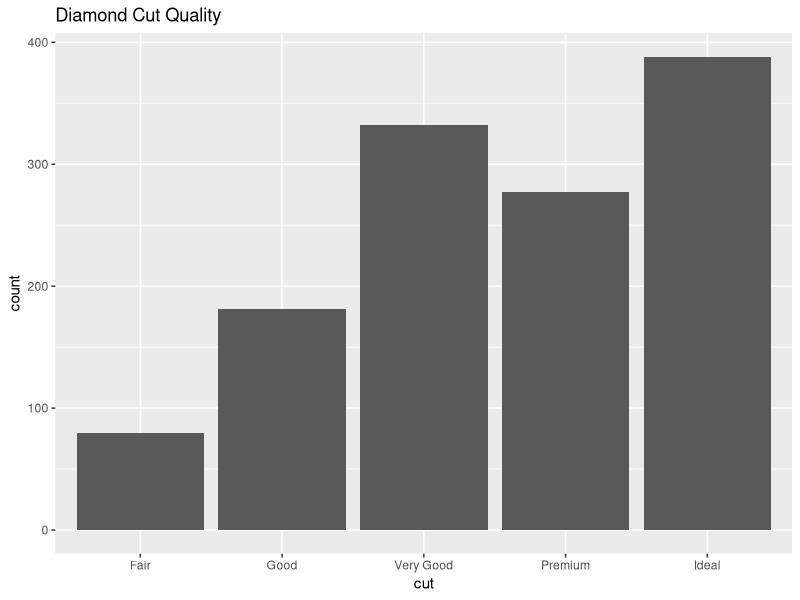
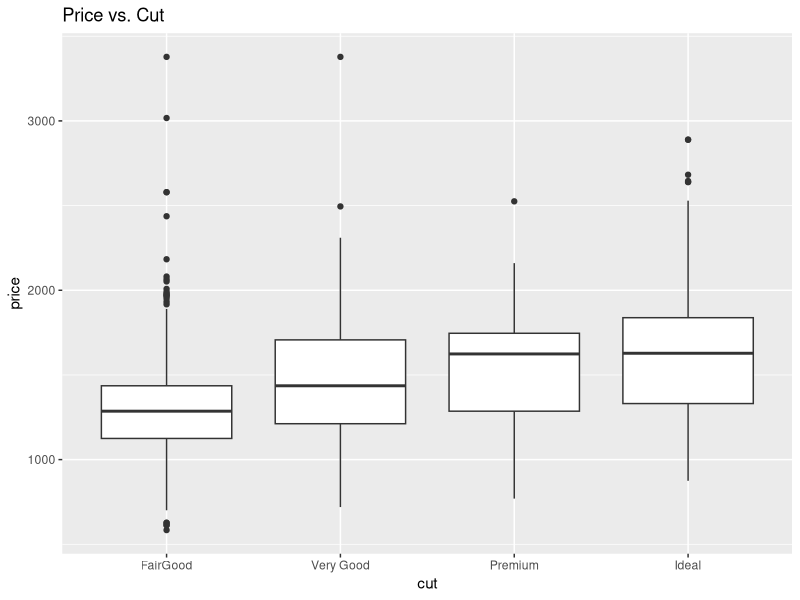

Generate these figures, in order, with R:
## ---- chunk 1
knitr::opts_chunk$set(echo = TRUE)
library(tidyverse)
library(knitr)
library(broom)
## ---- chunk 2
data(diamonds)

diamonds_5c <- subset(diamonds, carat == 0.5)

## ---- chunk 3
p1 <- ggplot(data = diamonds_5c, aes(x = cut)) +
  geom_bar() + 
  labs(title = "Diamond Cut Quality")

p1
## ---- chunk 4
diamonds_new <- mutate(diamonds_5c, cut = fct_recode(cut, "FairGood" = "Fair", "FairGood" = "Good"))

diamonds_new
## ---- chunk 5
pvc <- ggplot(data = diamonds_new, aes(x = cut, y = price)) +
  geom_boxplot() +
  labs(title = "Price vs. Cut")

pvc
## ---- chunk 6
print(summary(diamonds_new$cut))
summary <- aggregate(price~cut, diamonds_new, function(x) c(mean = mean(x), sd = sd(x)))

summary[-1][[1]]
## ---- chunk 7
model <- lm(price ~ cut, data = diamonds_new)
tidy(model, conf.int = TRUE) %>%
  kable(format = "markdown", digits = 3)

kable(anova(model), format="markdown", digits = 3)
## ---- chunk 8
total_variation <- 150706506/1257
total_variation
